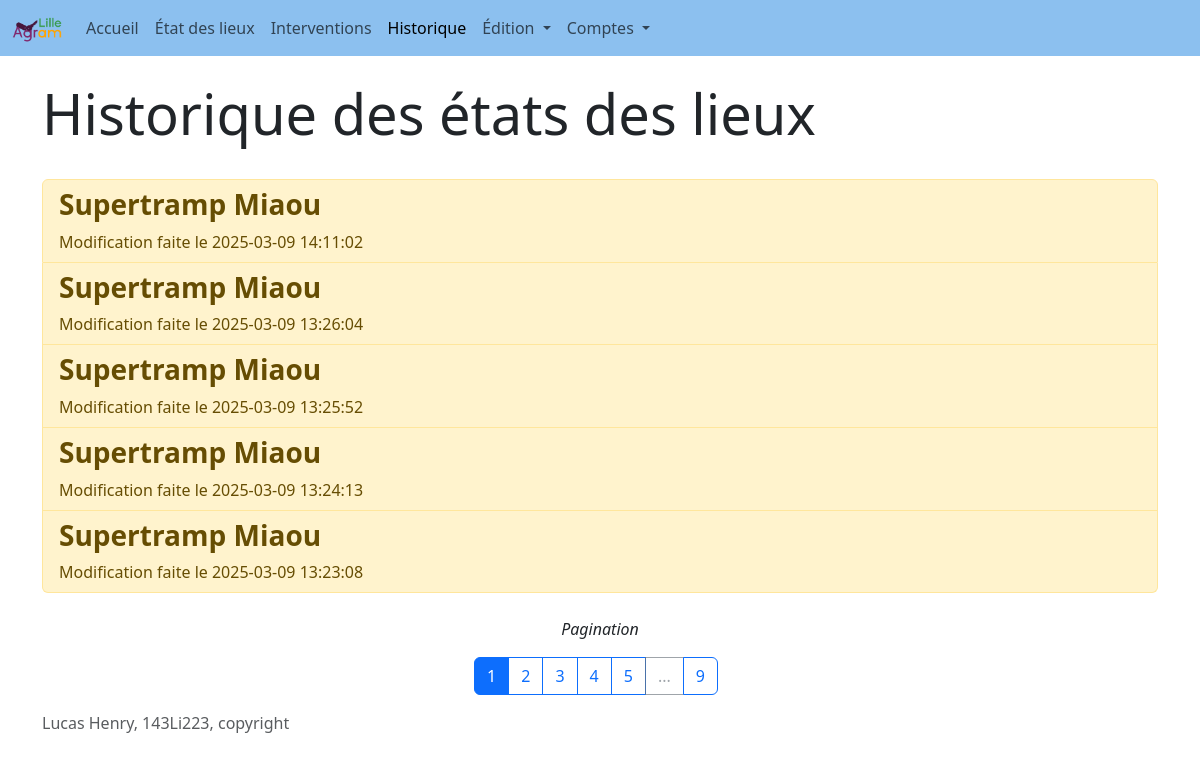
Screenshot of /historique (signed in) with the database file from the repository.
### website/models.py (models this page shows)
class EDL(db.Model):
    __tablename__ = "edl"
    id = db.Column(db.Integer, primary_key=True)
    supprime = db.Column(db.Boolean)
    id_logement = db.Column(db.Integer, db.ForeignKey('logement.id'))
    effectue_par = db.Column(db.Integer, db.ForeignKey('user.id'))
    occupation = db.Column(db.Boolean)
    date = db.Column(db.String(100))
    nom = db.Column(db.String(100))
    prenom = db.Column(db.String(100))
    mail = db.Column(db.String(200))
    signature = db.Column(db.Text)

### website/blueprints/views.py (the view)
@views.route('historique', methods = ['GET', 'POST'])
@login_required
def historique():
    i_page_pagination = request.args.get('pagination')
    if i_page_pagination is None:
        i_page_pagination = 0
    else:
        i_page_pagination = int(i_page_pagination)
    ListeEDL, ListeBoutton = pagination(sortEDLbyDate(), i_page_pagination, current_user.max_item_par_page)
    return render_template('historique.html', active=activePage(2),  user=current_user, ListeEDL=ListeEDL, convertDateFormat=convertDateFormat, ListeBoutton=ListeBoutton)

### website/__init__.py (called while the page is built)
def create_app():
    app = Flask(__name__)
    secrey_key = uuid.uuid4().hex
    app.config['SECRET_KEY'] = "meow" #secrey_key
    app.config['SQLALCHEMY_DATABASE_URI'] = f'sqlite:///{DB_NAME}'
    db.init_app(app)
    from .blueprints.views import views
    from .blueprints.auth import auth
    from .blueprints.edition import edition
    from .blueprints.edl import edl
    app.register_blueprint(views, url_prefix = '/')
    app.register_blueprint(auth, url_prefix = '/')
    app.register_blueprint(edition, url_prefix = '/')
    app.register_blueprint(edl, url_prefix = '/')
    from .models import User
    with app.app_context():
        db.create_all()
    login_manager = LoginManager()
    login_manager.login_view = 'auth.login'
    login_manager.init_app(app)
    @login_manager.user_loader
    def load_user(id):
        return User.query.get(int(id))
    return app

### website/functions.py (called while the page is built)
def sortEDLbyDate():
    Histo = db.session.query(Historique).order_by(Historique.date).all()
    ListEDL = []
    for edl in Histo:
        edl_select = db.session.query(EDL).filter(EDL.id == edl.id_edl).first()
        ListEDL.append([edl_select, edl.action, datetime.fromtimestamp(int(edl.date))])
    ListEDL.reverse()
    return ListEDL

def activePage(id: int) -> ...:
    len = 14
    active = len * ['']
    active[id] = 'active'
    return active

### website/templates/views/historique.html
{% extends "base.html" %} {%block title %}Page d'accueil{% endblock %}
{% block content %}
<br>
<h1 class="display-4">Historique des états des lieux</h1>
<br>
<form action="/modification_etat_des_lieux" method="post">
    <div class="list-group">
        {% for edl in ListeEDL %}
            {% if edl[1] == 0 %}
                <button class="list-group-item list-group-item-action list-group-item-danger" type="submit" name="id_edl" value="{{edl[0].id}}">
                    <h3><b>{{edl[0].prenom + " " + edl[0].nom}}</b></h3>
                    Suppression faite le {{edl[2]}}
                </button>
            {% elif edl[1] == 1 %}
                <button class="list-group-item list-group-item-action list-group-item-warning" type="submit" name="id_edl" value="{{edl[0].id}}">
                    <h3><b>{{edl[0].prenom + " " + edl[0].nom}}</b></h3>
                    Modification faite le {{edl[2]}}
                </button>
            {% elif edl[1] == 2 %}
                <button class="list-group-item list-group-item-action list-group-item-success" type="submit" name="id_edl" value="{{edl[0].id}}">
                    <h3><b>{{edl[0].prenom + " " + edl[0].nom}}</b></h3>
                    Arrivée le {{edl[2]}}
                </button>
            {% elif edl[1] == 3 %}
                <button class="list-group-item list-group-item-action list-group-item-secondary" type="submit" name="id_edl" value="{{edl[0].id}}">
                    <h3><b>{{edl[0].prenom + " " + edl[0].nom}}</b></h3>
                    Parti(e) le {{edl[2]}}
                </button>
            {% endif %}
        {% endfor %}
    </div>
</form>
{% include "pagination.html" %}
{% endblock %}

### website/templates/base.html (shortened to what this page needs)
<!DOCTYPE html>
<html lang="fr" data-bs-theme="{{user.mode}}">
    <head>
        <link href="https://cdn.jsdelivr.net/npm/bootstrap@5.3.3/dist/css/bootstrap.min.css" rel="stylesheet">
        <link href="{{ url_for('static', filename='css/sign.css')}}" rel="stylesheet">
    </head>
    <body>
        {% if user.is_authenticated %}
        <nav class="navbar navbar-expand-lg fixed-top" style="background-color: {{user.accent_color}}">
        {% else %}
        <nav class="navbar navbar-expand-lg fixed-top" style="background-color: #bdbde2">
        {% endif %}
            <div class="container-fluid">
                <a class="navbar-brand" href="#"><img style="max-height: 50px; max-width: 50px;" src="{{ url_for('static', filename='media/agraml.png') }}"></a>
                <div class="collapse navbar-collapse" id="navbarNavDropdown">
                    <ul class="navbar-nav">
                        <li class="nav-item">
                            <a class="nav-link {{active[0]}}" aria-current="page" href="/accueil">Accueil</a>
                        </li>
                        {% if user.is_authenticated %}
                        <li class="nav-item">
                            <a class="nav-link {{active[1]}}" href="/etat_des_lieux">État des lieux</a>
                        </li>
                        <li class="nav-item">
                            <a class="nav-link {{active[13]}}" href="/interventions">Interventions</a>
                        </li>
                        <li class="nav-item">
                            <a class="nav-link {{active[2]}}" href="/historique">Historique</a>
                        </li>
                        <li class="nav-item dropdown">
                            <a class="nav-link dropdown-toggle {{active[3]+active[4]+active[5]+active[6]+active[7]}}" href="#" role="button" data-bs-toggle="dropdown" aria-expanded="false">
                                Édition
                            </a>
                        </li>
                        <li class="nav-item dropdown">
                            <a class="nav-link dropdown-toggle {{active[8]+active[9]+active[10]}}" href="#" role="button" data-bs-toggle="dropdown" aria-expanded="false">
                                Comptes
                            </a>
                        </li>
                        {% endif %}
                    </ul>
                </div>
            </div>
        </nav>
        <div class="container">
          {%block content %}
          {% endblock %}
        </div>
        <footer class="footer mt-auto py-3">
            <div class="container">
              <span class="text-muted">Lucas Henry, 143Li223, copyright</span>
            </div>
        </footer>
    </body>
</html>

### website/templates/pagination.html (shortened to what this page needs)
<br>
{% if ListeBoutton %}
    <form method="get">
        <div class="container text-center">
            <p><em>Pagination</p></em>
            <div class="btn-group me-2" role="group" aria-label="First group">
                {% for Bouton in ListeBoutton %}
                    {% if Bouton.active %}
                        <button type="submit" name="pagination" value="{{Bouton.id_page}}" class="btn btn-primary">{{Bouton.identifiant}}</button>
                    {% elif Bouton.identifiant == '...' %}
                        <button class="btn btn-outline-secondary" disabled>{{Bouton.identifiant}}</button>
                    {% else %}
                        <button type="submit" name="pagination" value="{{Bouton.id_page}}" class="btn btn-outline-primary">{{Bouton.identifiant}}</button>
                    {% endif %}
                {% endfor %}
            </div>
        </div>
    </form>
{% endif %}

### website/templates/base.html (style rules this page uses)
body { padding-top: 56px; }

### rows the page displays
EDL: {{ edl[0].id }} 22 (drawn), prenom+nom "Supertramp Miaou", edl "2025-03-09 14:11:02", edl "2025-03-09 13:26:04", edl "2025-03-09 13:25:52", edl "2025-03-09 13:24:13", edl "2025-03-09 13:23:08"

### other values shown
{{ Bouton.identifiant }} "1"
{{ Bouton.identifiant }} "2" "3" "4" "5" "9"
{{ Bouton.identifiant }} "..."
